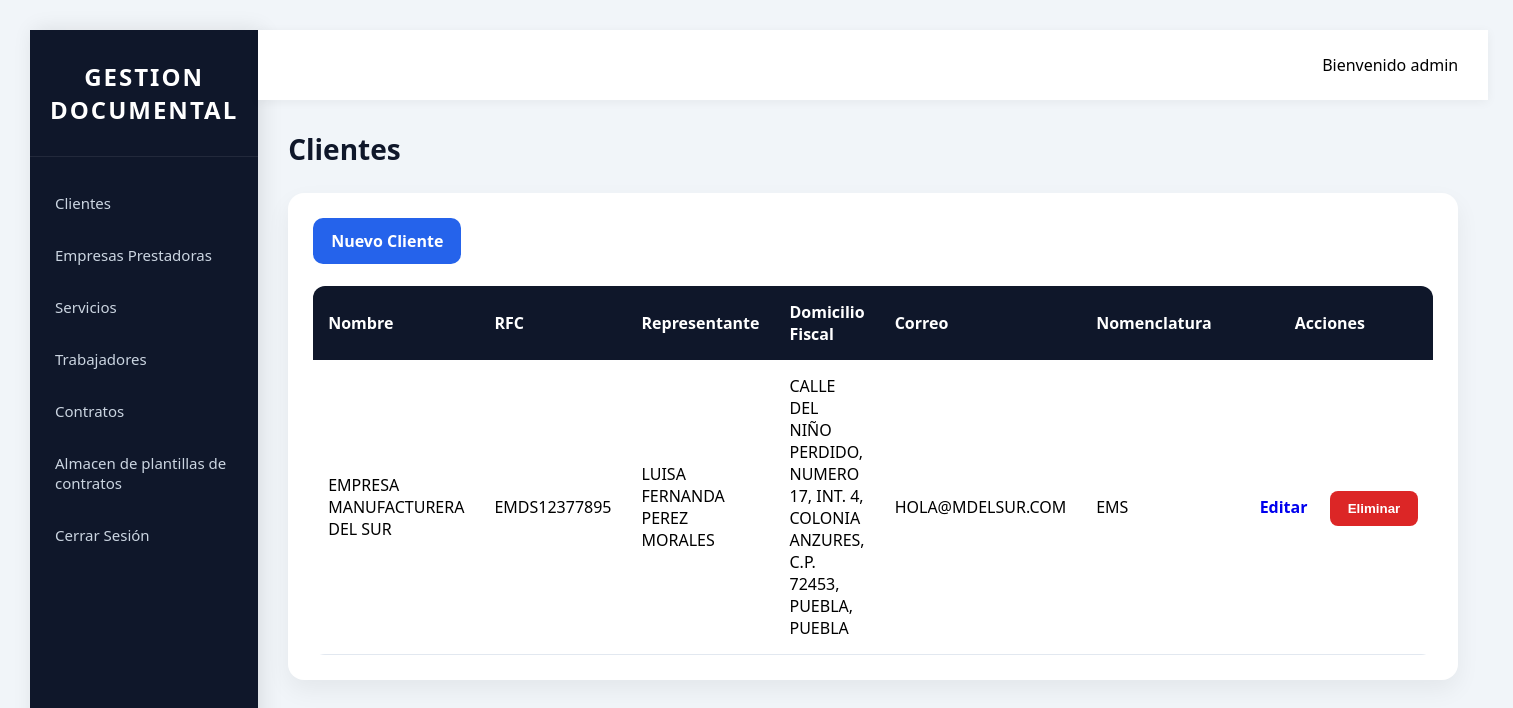
Before: /clientes (signed in) with the older database file.
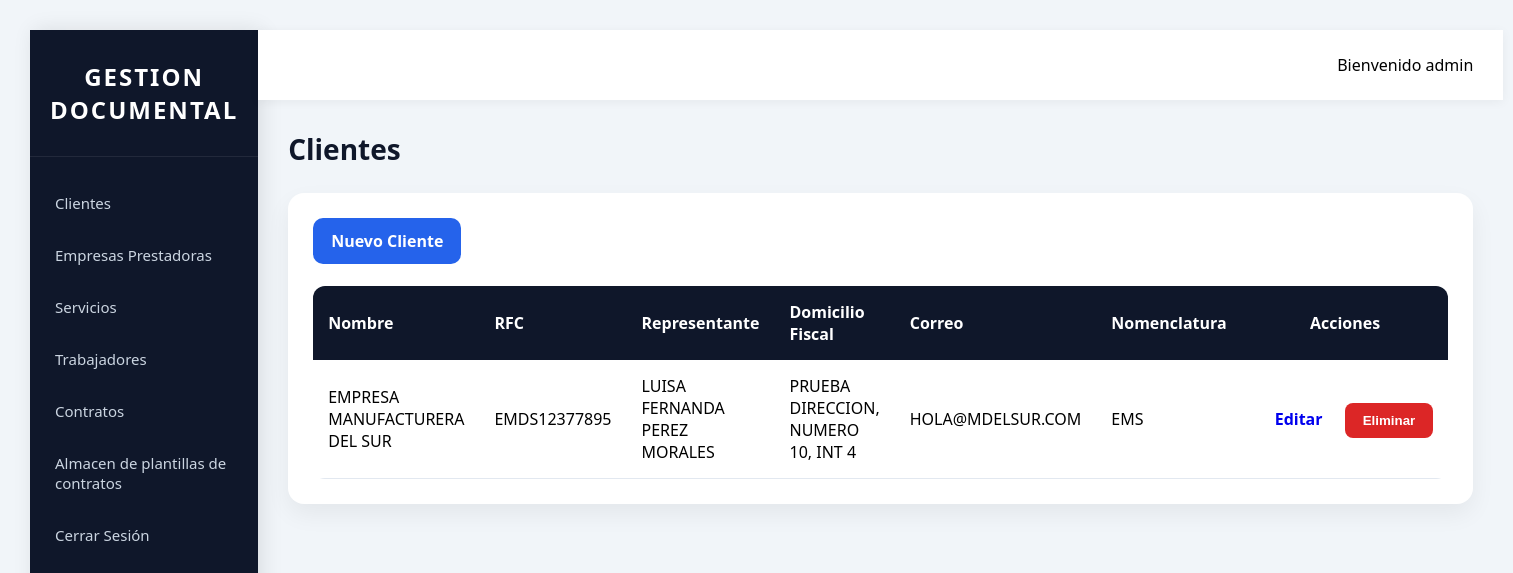
After: the same page with the newer database file.
### models/models.py (models this page shows)
class Users(UserMixin, db.Model):
    __tablename__ = 'dim_usuarios'
    id = db.Column(db.Integer, primary_key=True)
    nombre = db.Column(db.String(200))
    fecha_nacimiento = db.Date
    nombre_usuario = db.Column(db.String(200))
    contraseña = db.Column(db.String(200))
    tipo_usuario = db.Column(db.String(200), default="LEGAL")
    activo = db.Column(db.Boolean, default=True)

class Cliente(db.Model):
    __tablename__ = 'dim_clientes'
    id = db.Column(db.Integer, primary_key=True)
    nombre_cliente = db.Column(db.String(200))
    rfc = db.Column(db.String(20))
    representante = db.Column(db.String(200))
    dom_fiscal = db.Column(db.String(400))
    correo = db.Column(db.String(200))
    nomenclatura = db.Column(db.String(10))

### app.py (the view)
@app.route('/clientes')
@login_required
def clientes():
    clientes = Cliente.query.all()
    return render_template(
        'cliente.html',
        clientes = clientes
    )

### app.py (called while the page is built)
@login_manager.user_loader
def load_user(id):
    return Users.query.get(
        int(id)
    )

### templates/cliente.html
{% extends 'base.html' %}
{% block content %}
<h1 class="page-title">
    Clientes
</h1>
<div class="card">
    <a
        href="{{ url_for('nuevo_cliente') }}"
        class="btn"
    >
        Nuevo Cliente
    </a>
    <br><br>
    <table>
        <thead>
            <tr>
                <th>Nombre</th>
                <th>RFC</th>
                <th>Representante</th>
                <th>Domicilio Fiscal</th>
                <th>Correo</th>
                <th>Nomenclatura</th>
                <th style="width:220px; text-align:center;">
                    Acciones
                </th>
            </tr>
        </thead>
        <tbody>
            {% for cliente in clientes %}
                <tr>
                    <td>{{ cliente.nombre_cliente }}</td>
                    <td>{{ cliente.rfc }}</td>
                    <td>{{ cliente.representante }}</td>
                    <td>{{ cliente.dom_fiscal }}</td>
                    <td>{{ cliente.correo }}</td>
                    <td>{{ cliente.nomenclatura }}</td>
                    <td style="text-align:center;white-space:nowrap;">
                        <a href="{{ url_for('editar_cliente',id=cliente.id) }}" class="btn-primary">
                            Editar
                        </a>
                        <form method="POST" action="{{ url_for('eliminar_cliente',id=cliente.id) }}"style="display:inline-block;"
                            onsubmit="
                                return confirm(
                                    '¿Desea eliminar este cliente?'
                                );
                            "
                        >
                            <button type="submit" class="btn-danger">
                                Eliminar
                            </button>
                        </form>
                    </td>
                </tr>
            {% endfor %}
        </tbody>
    </table>
</div>
{% endblock %}

### templates/base.html (shortened to what this page needs)
<!DOCTYPE html>
<html>
<head>
    <link
        rel="stylesheet" href="{{ url_for('static',filename='css/menu.css') }}"
    >
</head>
<body>
    <section class="page-content">
        <div class="layout">
            <aside class="sidebar">
                <div class="sidebar-logo">
                    <h2>GESTION DOCUMENTAL</h2>
                </div>
                <nav>
                    <a href="{{ url_for('clientes') }}">
                        Clientes
                    </a>
                    <a href="{{ url_for('empresas') }}">
                        Empresas Prestadoras
                    </a>
                    <a href="{{ url_for('proyectos') }}">
                        Servicios
                    </a>
                    <a href="{{ url_for('trabajadores') }}">
                        Trabajadores
                    </a>
                    <a href="{{ url_for('contratos') }}">
                        Contratos
                    </a>
                    <a href="{{ url_for('listar_plantillas') }}">
                        Almacen de plantillas de contratos
                    </a>
                    <a href="{{ url_for('logout') }}">
                        Cerrar Sesión
                    </a>
                </nav>
            </aside>
            <main class="content">
                <header class="topbar">
                    Bienvenido {{ current_user.nombre_usuario }}
                </header>
                <section class="page-content">
                    {% block content %}
                    {% endblock %}
                </section>
            </main>
        </div>
    </section>
</body>
</html>

### static/css/menu.css (style rules this page uses)
* { margin:0; padding:0; box-sizing:border-box; }
body { font-family:'Segoe UI',sans-serif; background:#f1f5f9; }
.layout { display:flex; min-height:100vh; }
.sidebar { width:260px; background:#0f172a; color:white; display:flex; flex-direction:column; box-shadow: 4px 0 20px rgba( 0, 0, 0, 0.10 ); }
.sidebar-logo { padding:30px 20px; text-align:center; border-bottom:1px solid rgba( 255, 255, 255, 0.08 ); }
.sidebar-logo h2 { font-size:24px; font-weight:700; letter-spacing:2px; }
.sidebar nav { padding-top:20px; }
.sidebar nav a { display:flex; align-items:center; gap:12px; padding:16px 25px; text-decoration:none; color:#cbd5e1; transition:0.3s; font-size:15px; }
.content { flex:1; display:flex; flex-direction:column; }
.topbar { background:white; height:70px; display:flex; align-items:center; justify-content:flex-end; padding:0 30px; box-shadow: 0 2px 10px rgba( 0, 0, 0, 0.05 ); }
.page-content { padding:30px; }
.card { background:white; padding:25px; border-radius:16px; box-shadow: 0 10px 25px rgba( 0, 0, 0, 0.06 ); }
.page-title { margin-bottom:25px; color:#0f172a; font-size:28px; font-weight:700; }
.btn { display:inline-block; background:#2563eb; color:white; text-decoration:none; padding:12px 18px; border-radius:10px; border:none; cursor:pointer; transition:0.3s; font-weight:600; }
table { width:100%; border-collapse:collapse; background:white; border-radius:12px; overflow:hidden; }
thead { background:#0f172a; color:white; }
th { padding:15px; text-align:left; }
td { padding:15px; border-bottom:1px solid #e2e8f0; }
.btn-primary { display:inline-block; text-decoration:none; padding:10px 18px; border-radius:8px; font-weight:600; }
.btn-danger { background:#dc2626; color:#fff; border:none; padding:10px 18px; border-radius:8px; cursor:pointer; font-weight:600; transition:.3s; }

Changed rows visible on the page:
changed Cliente "EMPRESA MANUFACTURERA DEL SUR": dom_fiscal "CALLE DEL NIÑO PERDIDO, NUMERO 17, INT. 4, COLONIA ANZURES, C.P. 72453, PUEBLA, PUEBLA" → "PRUEBA DIRECCION, NUMERO 10, INT 4"
